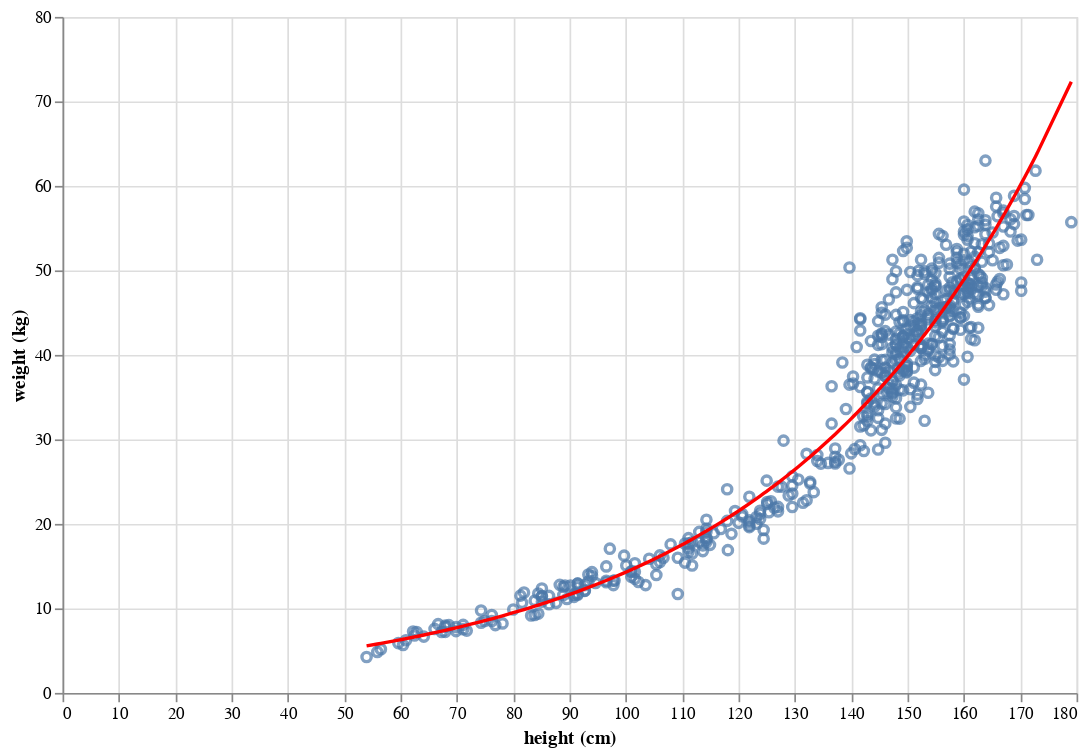

This figure's notebook cell:
### Markdown cell above
Visualize the fit:

### Code cell
howel |>
    @vlplot() +
    @vlplot(:point,
            x = {:height, title = "height (cm)", type = "quantitative"},
            y = "weight:q"
    ) +
    @vlplot(:line,
            x = "height:q",
            y = {:lm2_pred, title = "weight (kg)", type = "quantitative"},
            color = {value = :red},
            height = 400,
            width = 600)

### Figure 1 — Vega-Lite specification as saved in the notebook (floating-point values rounded to 4 significant figures; data arrays with more than 128 entries replaced by an {"elided": "..."} marker saying what was removed)
{"data": {"values": {"elided": "544 records"}}, "layer": [{"encoding": {"x": {"field": "height", "title": "height (cm)", "type": "quantitative"}, "y": {"field": "weight", "type": "quantitative"}}, "mark": "point"}, {"encoding": {"color": {"value": "red"}, "x": {"field": "height", "type": "quantitative"}, "y": {"field": "lm2_pred", "title": "weight (kg)", "type": "quantitative"}}, "height": 400, "mark": "line", "width": 600}]}
